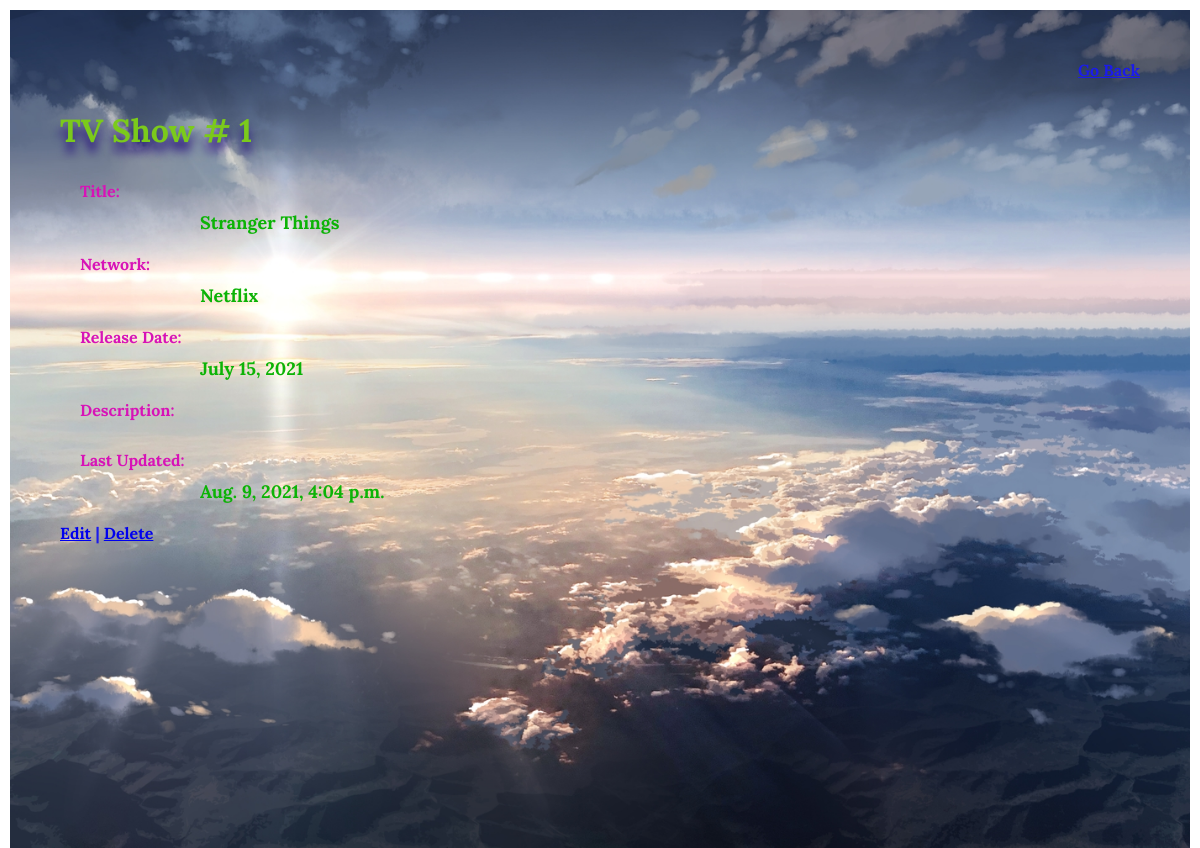
The app's page /shows/1/show with its own data.
### semi_restful_validated_app/models.py (models this page shows, shortened)
class Show(models.Model):
    title = models.CharField(max_length=255)
    network = models.CharField(max_length=255)
    release_date = models.DateField()
    description = models.CharField(max_length=255)
    objects = ShowManager()
    created_at = models.DateTimeField(auto_now_add=True)
    updated_at = models.DateTimeField(auto_now=True)

### semi_restful_validated_app/views.py (the view)
# urls.py: path('show', views.show), #GET request to display all objects' info starting at a different root
def show(request, show_id):
    one_show = Show.objects.get(id=show_id)
    context = {
        'show': one_show
    }
    return render(request, 'tv_show.html', context)

### semi_restful_validated_app/templates/tv_show.html (shortened to what this page needs)
<!DOCTYPE html>
<html lang="en">
<head>
    {% load static %}
    <link rel="stylesheet" href="{% static 'css/tvShow.css' %}">
</head>
<body>
    <div id="container3">
        <a id="go_back_link" href="/">Go Back</a>
        <div id="info">
            <h1>TV Show # {{show.id}}</h1>
            <h4>Title:</h4>
            <p>{{ show.title }}</p>
            <h4>Network:</h4>
            <p>{{ show.network }}</p>
            <h4>Release Date:</h4>
            <p>{{ show.release_date }}</p>
            <h4>Description:</h4>
            <p>{{ show.description }}</p>
            <h4>Last Updated:</h4>
            <p>{{ show.updated_at }}</p>
        </div>
        <div id="links"><a href="/shows/{{show.id}}/edit">Edit</a> | <a href="/shows/{{show.id}}/delete">Delete</a></div>
    </div>
</body>
</html>

### semi_restful_validated_app/static/css/tvShow.css (style rules this page uses)
* { margin: 0; padding: 0; }
#container3 { display: flex; flex-direction: column; width: 100pv; min-height: 778px; padding: 30px; font-family: Lora, serif; background-size: cover; background-image: url(./sky.jpg); background-repeat: no-repeat; background-position: center; margin: 10px 10px 0 10px; }
#go_back_link { color: rgb(27, 27, 236); display: inline-block; text-align: right; padding: 20px 20px 10px; font-weight: bold; }
h1 { display: inline-block; padding: 20px; text-shadow: 0 10px 10px rgba(30, 5, 122, 0.965); color: rgb(123, 202, 27); }
#info { display: flex; flex-direction: column; justify-content: space-between; }
h4 { display: flex; color: rgb(215, 19, 183); padding: 10px 0 0 20px; margin-left: 20px; }
p { display: flex; padding: 10px; margin-left: 150px; font-weight: bolder; color: rgb(12, 179, 6); font-size: large; }
#links { display: inline-block; color: rgb(27, 27, 236); padding: 10px 0 0 20px; font-weight: bold; }

### records on screen
Show: id "1", title "Stranger Things", network "Netflix", release_date "July 15, 2021", updated_at "Aug. 9, 2021, 4:04 p.m."
